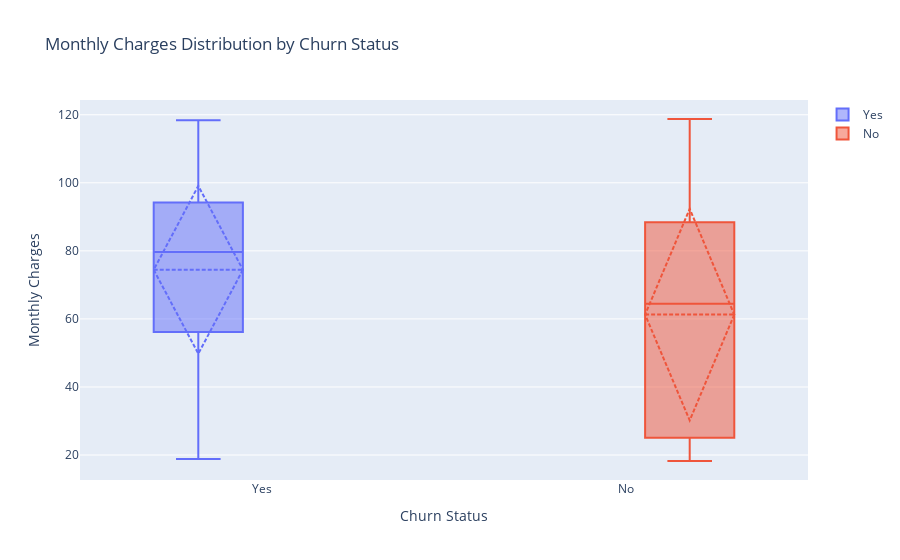

Notebook code for this chart:
### Markdown cell above
### The data visualization <a id="the-data-visualization"></a>

### Code cell
data_visualization_agent.get_plotly_graph()

### Figure 1 — Plotly figure (JSON) as saved in the notebook; plotly's stock layout.template omitted (floating-point values rounded to 4 significant figures; data arrays with more than 128 entries replaced by an {"elided": "..."} marker saying what was removed)
{"data": [{"boxmean": "sd", "name": "Yes", "type": "box", "y": {"elided": "1869 float values"}}, {"boxmean": "sd", "name": "No", "type": "box", "y": {"elided": "5174 float values"}}], "layout": {"boxmode": "group", "title": {"text": "Monthly Charges Distribution by Churn Status"}, "xaxis": {"title": {"text": "Churn Status"}}, "yaxis": {"title": {"text": "Monthly Charges"}}}}
